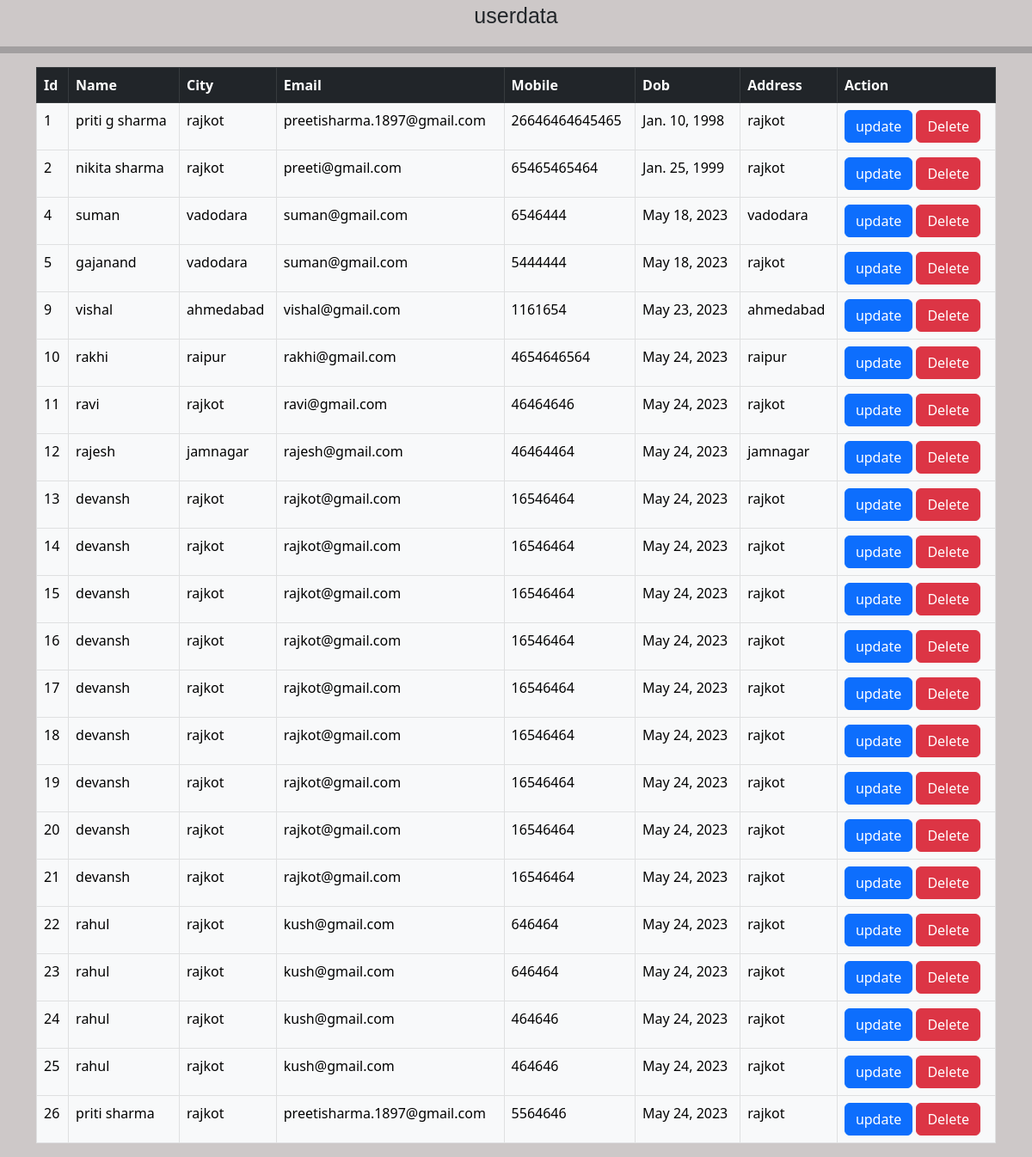
Page /showdata/ on the committed database.
### pro1/models.py (models this page shows)
class userinfo(models.Model):
    name=models.CharField(max_length=20)
    city=models.CharField(max_length=20)
    email=models.EmailField()
    dob=models.DateField()
    mobile=models.BigIntegerField()
    address=models.TextField()

### pro1/views.py (the view)
# urls.py: path('showdata/',views.showdata,name='showdata'),
def showdata(request):
    data=userinfo.objects.all()
    return render(request,'showdata.html',{'data':data})

### templates/showdata.html (shortened to what this page needs)
<!DOCTYPE html>
<html lang="en">
<head>
    <link href="https://cdn.jsdelivr.net/npm/bootstrap@5.3.0-alpha3/dist/css/bootstrap.min.css" rel="stylesheet"
>
    </head>
<body style="background-color: rgb(205, 200, 200);">
   <p class="p">userdata</p>
    <hr class="hr">
    <div class="container" >
    <table  class="table table-bordered">
        <thead class="table-dark">
        <tr >
            <th>Id</th>
            <th>Name</th>
            <th>City</th>
            <th>Email</th>
            <th>Mobile</th>
            <th>Dob</th>
            <th>Address</th>
            <th>Action</th>
        </tr>
    </thead>
        {% for i in data %}
        <tbody class="table-light" >
        <tr >
            <td>{{i.id}}</td>
            <td>{{i.name}}</td>
            <td>{{i.city}}</td>
            <td>{{i.email}}</td>
            <td>{{i.mobile}}</td>
            <td>{{i.dob}}</td>
            <td>{{i.address}}</td>
            <td><a href="/update/{{i.id}}" class="btn btn-primary" target="_blank"> update</a>
                <a href="/delete/{{i.id}}" class="btn btn-danger" target="_blank"> Delete</a>
            </td>
        </tr>
    </tbody>
        {% endfor %}
    </table>
</div>
</body>
</html>

### templates/showdata.html (style rules this page uses)
.p { text-align: center; font-size: 25px; font-family:Arial, Helvetica, sans-serif }
.hr { border-width: 8px; }

### rows in the picture
userinfo: id "1", name "priti g sharma", city "rajkot", email "preetisharma.1897@gmail.com", mobile "26646464645465", dob "Jan. 10, 1998", address "rajkot"
userinfo: id "2", name "nikita sharma", city "rajkot", email "preeti@gmail.com", mobile "65465465464", dob "Jan. 25, 1999", address "rajkot"
userinfo: id "4", name "suman", city "vadodara", email "suman@gmail.com", mobile "6546444", dob "May 18, 2023", address "vadodara"
userinfo: id "5", name "gajanand", city "vadodara", email "suman@gmail.com", mobile "5444444", dob "May 18, 2023", address "rajkot"
userinfo: id "9", name "vishal", city "ahmedabad", email "vishal@gmail.com", mobile "1161654", dob "May 23, 2023", address "ahmedabad"
userinfo: id "10", name "rakhi", city "raipur", email "rakhi@gmail.com", mobile "4654646564", dob "May 24, 2023", address "raipur"
userinfo: id "11", name "ravi", city "rajkot", email "ravi@gmail.com", mobile "46464646", dob "May 24, 2023", address "rajkot"
userinfo: id "12", name "rajesh", city "jamnagar", email "rajesh@gmail.com", mobile "46464464", dob "May 24, 2023", address "jamnagar"
userinfo: id "13", name "devansh", city "rajkot", email "rajkot@gmail.com", mobile "16546464", dob "May 24, 2023", address "rajkot"
userinfo: id "14", name "devansh", city "rajkot", email "rajkot@gmail.com", mobile "16546464", dob "May 24, 2023", address "rajkot"
userinfo: id "15", name "devansh", city "rajkot", email "rajkot@gmail.com", mobile "16546464", dob "May 24, 2023", address "rajkot"
userinfo: id "16", name "devansh", city "rajkot", email "rajkot@gmail.com", mobile "16546464", dob "May 24, 2023", address "rajkot"
userinfo: id "17", name "devansh", city "rajkot", email "rajkot@gmail.com", mobile "16546464", dob "May 24, 2023", address "rajkot"
userinfo: id "18", name "devansh", city "rajkot", email "rajkot@gmail.com", mobile "16546464", dob "May 24, 2023", address "rajkot"
userinfo: id "19", name "devansh", city "rajkot", email "rajkot@gmail.com", mobile "16546464", dob "May 24, 2023", address "rajkot"
userinfo: id "20", name "devansh", city "rajkot", email "rajkot@gmail.com", mobile "16546464", dob "May 24, 2023", address "rajkot"
userinfo: id "21", name "devansh", city "rajkot", email "rajkot@gmail.com", mobile "16546464", dob "May 24, 2023", address "rajkot"
userinfo: id "22", name "rahul", city "rajkot", email "kush@gmail.com", mobile "646464", dob "May 24, 2023", address "rajkot"
userinfo: id "23", name "rahul", city "rajkot", email "kush@gmail.com", mobile "646464", dob "May 24, 2023", address "rajkot"
userinfo: id "24", name "rahul", city "rajkot", email "kush@gmail.com", mobile "464646", dob "May 24, 2023", address "rajkot"
userinfo: id "25", name "rahul", city "rajkot", email "kush@gmail.com", mobile "464646", dob "May 24, 2023", address "rajkot"
userinfo: id "26", name "priti sharma", city "rajkot", email "preetisharma.1897@gmail.com", mobile "5564646", dob "May 24, 2023", address "rajkot"
